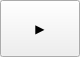
<?xml version="1.0" encoding="UTF-8"?>
<ui version="4.0">
 <class>PlayPauseCommunicationWidget</class>
 <widget class="QWidget" name="PlayPauseCommunicationWidget">
  <property name="geometry">
   <rect>
    <x>0</x>
    <y>0</y>
    <width>80</width>
    <height>57</height>
   </rect>
  </property>
  <property name="windowTitle">
   <string>Form</string>
  </property>
  <layout class="QHBoxLayout" name="horizontalLayout">
   <property name="spacing">
    <number>0</number>
   </property>
   <property name="sizeConstraint">
    <enum>QLayout::SetNoConstraint</enum>
   </property>
   <property name="leftMargin">
    <number>0</number>
   </property>
   <property name="topMargin">
    <number>0</number>
   </property>
   <property name="rightMargin">
    <number>0</number>
   </property>
   <property name="bottomMargin">
    <number>0</number>
   </property>
   <item>
    <spacer name="horizontalSpacerLeft">
     <property name="orientation">
      <enum>Qt::Horizontal</enum>
     </property>
     <property name="sizeHint" stdset="0">
      <size>
       <width>40</width>
       <height>20</height>
      </size>
     </property>
    </spacer>
   </item>
   <item>
    <widget class="QPushButton" name="pushButton">
     <property name="sizePolicy">
      <sizepolicy hsizetype="Minimum" vsizetype="Minimum">
       <horstretch>0</horstretch>
       <verstretch>0</verstretch>
      </sizepolicy>
     </property>
     <property name="text">
      <string>▶️</string>
     </property>
     <property name="checkable">
      <bool>true</bool>
     </property>
     <property name="checked">
      <bool>false</bool>
     </property>
     <property name="flat">
      <bool>false</bool>
     </property>
    </widget>
   </item>
   <item>
    <spacer name="horizontalSpacerRight">
     <property name="orientation">
      <enum>Qt::Horizontal</enum>
     </property>
     <property name="sizeHint" stdset="0">
      <size>
       <width>40</width>
       <height>20</height>
      </size>
     </property>
    </spacer>
   </item>
  </layout>
 </widget>
 <resources/>
 <connections/>
</ui>
